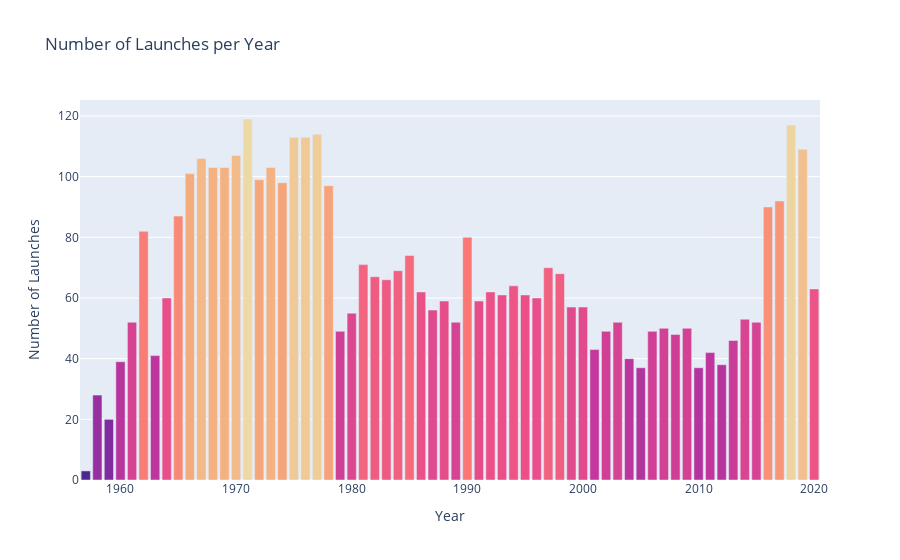

The notebook cell saved with this chart:
### Code cell
launch_per_year_bar = px.bar(launch_per_year, x="Date", y="Number Of Launches", color="Number Of Launches", 
                             color_continuous_scale=px.colors.sequential.Agsunset, title="Number of Launches per Year")
launch_per_year_bar.update_layout(xaxis_title="Year", yaxis_title="Number of Launches", coloraxis_showscale=False)
launch_per_year_bar.show()

### Figure 1 — Plotly figure (JSON) as saved in the notebook; plotly's stock layout.template omitted (floating-point values rounded to 4 significant figures)
{"data": [{"alignmentgroup": "True", "hovertemplate": "Date=%{x}<br>Number Of Launches=%{marker.color}<extra></extra>", "legendgroup": "", "marker": {"color": [3, 28, 20, 39, 52, 82, 41, 60, 87, 101, 106, 103, 103, 107, 119, 99, 103, 98, 113, 113, 114, 97, 49, 55, 71, 67, 66, 69, 74, 62, 56, 59, 52, 80, 59, 62, 61, 64, 61, 60, 70, 68, 57, 57, 43, 49, 52, 40, 37, 49, 50, 48, 50, 37, 42, 38, 46, 53, 52, 90, 92, 117, 109, 63], "coloraxis": "coloraxis", "pattern": {"shape": ""}}, "name": "", "offsetgroup": "", "orientation": "v", "showlegend": false, "textposition": "auto", "type": "bar", "x": [1957, 1958, 1959, 1960, 1961, 1962, 1963, 1964, 1965, 1966, 1967, 1968, 1969, 1970, 1971, 1972, 1973, 1974, 1975, 1976, 1977, 1978, 1979, 1980, 1981, 1982, 1983, 1984, 1985, 1986, 1987, 1988, 1989, 1990, 1991, 1992, 1993, 1994, 1995, 1996, 1997, 1998, 1999, 2000, 2001, 2002, 2003, 2004, 2005, 2006, 2007, 2008, 2009, 2010, 2011, 2012, 2013, 2014, 2015, 2016, 2017, 2018, 2019, 2020], "xaxis": "x", "y": [3, 28, 20, 39, 52, 82, 41, 60, 87, 101, 106, 103, 103, 107, 119, 99, 103, 98, 113, 113, 114, 97, 49, 55, 71, 67, 66, 69, 74, 62, 56, 59, 52, 80, 59, 62, 61, 64, 61, 60, 70, 68, 57, 57, 43, 49, 52, 40, 37, 49, 50, 48, 50, 37, 42, 38, 46, 53, 52, 90, 92, 117, 109, 63], "yaxis": "y"}], "layout": {"barmode": "relative", "coloraxis": {"colorbar": {"title": {"text": "Number Of Launches"}}, "colorscale": [[0, "rgb(75, 41, 145)"], [0.1667, "rgb(135, 44, 162)"], [0.3333, "rgb(192, 54, 157)"], [0.5, "rgb(234, 79, 136)"], [0.6667, "rgb(250, 120, 118)"], [0.8333, "rgb(246, 169, 122)"], [1, "rgb(237, 217, 163)"]], "showscale": false}, "legend": {"tracegroupgap": 0}, "title": {"text": "Number of Launches per Year"}, "xaxis": {"anchor": "y", "domain": [0, 1], "title": {"text": "Year"}}, "yaxis": {"anchor": "x", "domain": [0, 1], "title": {"text": "Number of Launches"}}}}
